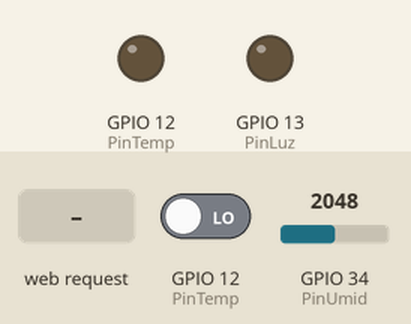
The program below on a simulated ESP32. On the bench: output pins drawn as LEDs (lit = HIGH). The inputs (shaded band) are chosen by the test bench; at power-on: GPIO 12 (PinTemp) LOW, GPIO 34 (PinUmid) = 2048. WiFi joins after 1.5 s; servers stay silent unless stated; what the program prints to the serial monitor is not drawn.

Above: at 2.7 s.
2.8 s: HTTP request GET /H received
At 3.3 s:
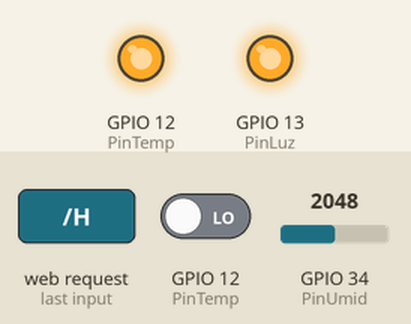
4.3 s: HTTP request GET /L received
At 5.5 s:
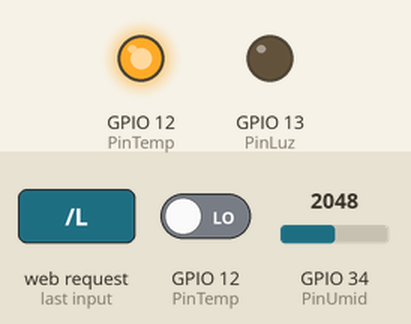
5.8 s: HTTP request GET /T received
At 6.9 s:
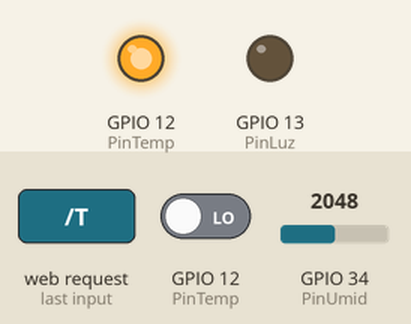
Timing chart, 0 to 8.8 s (numbered marks = the images above; inputs shaded):
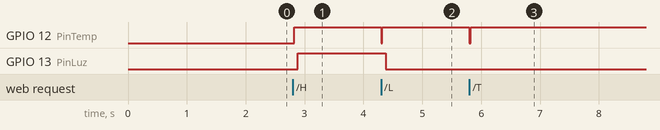

Measured:
- after the input at 2.8 s, GPIO 12 (PinTemp): LOW → HIGH at once; GPIO 13 (PinLuz): LOW → HIGH after 0.08 s
- after the input at 4.3 s, GPIO 12 (PinTemp): HIGH → LOW at once, → HIGH 0.02 s later; GPIO 13 (PinLuz): HIGH → LOW after 0.08 s
- after the input at 5.8 s, GPIO 12 (PinTemp): HIGH → LOW at once, → HIGH 0.02 s later

The program:

main.cpp
```cpp
#include <WiFi.h>
#include <dht.h>

dht DHT;

const char* ssid     = "Mete_O_Pe";
const char* password = "Rutra321";

int PinUmid  = 34;
int PinLuz   = 13;
int PinTemp  = 12;

int PinVent  = 11;
int PinBomba = 10;

WiFiServer server(80);

//Sensores
int catch_temp() {
  return DHT.temperature;
}

int catch_solo() {
  int umidade = analogRead(PinUmid);
  return map(umidade, 0, 4095, 0, 100); // Converte o valor para uma escala de 0 a 100%
}

//Ações
void ligarVent() {
  digitalWrite(PinVent, HIGH);
}

void desligarVent() {
  digitalWrite(PinVent, LOW);
}

void ligarBomba() {
  digitalWrite(PinBomba, HIGH);
  delay(800);
  digitalWrite(PinVent, LOW);
}

void ligarLuz() {
  digitalWrite(PinLuz, HIGH);
}

void desligarLuz() {
  digitalWrite(PinLuz, LOW);
}

void setup() {
  Serial.begin(115200);
  pinMode(PinLuz, OUTPUT);
  pinMode(PinUmid, INPUT);

  Serial.println();
  Serial.print("Conectando-se a ");
  Serial.println(ssid);
  WiFi.begin(ssid, password);

  while (WiFi.status() != WL_CONNECTED) {
    delay(500);
    Serial.print(".");
  }

  Serial.println("");
  Serial.println("WiFi conectada.");
  Serial.println("Endereço de IP: ");
  Serial.println(WiFi.localIP());

  server.begin();
}

void loop() {
  WiFiClient client = server.available();
  if (client) {
    Serial.println("New Client.");
    String currentLine = "";
    DHT.read11(PinTemp);
    int umidadeShow = catch_solo();
    int temperaturaShow = catch_temp();
    String html = "HTTP/1.1 200 OK\r\nContent-type:text/html\r\n\r\n";
    html += "<!DOCTYPE html><html><head><style>";
    html += "body { font-family: Arial, sans-serif; text-align: center; }";
    html += ".button { display: inline-block; padding: 10px 20px; margin: 10px; font-size: 16px; color: white; background-color: #4CAF50; text-decoration: none; border: none; border-radius: 5px; cursor: pointer; }";
    html += ".button:hover { background-color: #45a049; }";
    html += "</style></head><body>";
    html += "<a class=\"button\" href=\"/H\">Ligar a Luz</a><br>";
    html += "<a class=\"button\" href=\"/L\">Desligar a Luz</a><br>";
    html += "<a class=\"button\" href=\"/T\">Ligar Ventilador</a><br>";
    html += "<a class=\"button\" href=\"/E\">Desligar Ventilador</a><br>";
    html += "<a class=\"button\" href=\"/F\">Irrigar</a><br>";
    html += "<a class=\"button\" href=\"/\">Atualizar Dados....</a><br>";
    html += "TEMPERATURA: " + String(temperaturaShow) + "<br>UMIDADE DO SOLO EM " + String(umidadeShow) + "%<br>";
    html += "</body></html>";

    while (client.connected()) {
      if (client.available()) {
        char c = client.read();
        Serial.write(c);
        if (c == '\n') {
          if (currentLine.length() == 0) {
            client.print(html);
            client.println();
            break;
          } else {
            currentLine = "";
          }
        } else if (c != '\r') {
          currentLine += c;
        }

        // CREATE FUNCTIONS
        if (currentLine.endsWith("GET /H")) {
          ligarLuz();
        }
        if (currentLine.endsWith("GET /L")) {
          desligarLuz();
        }
        if (currentLine.endsWith("GET /T")) {
          ligarVent();
        }
        if (currentLine.endsWith("GET /E")) {
          desligarVent();
        }
        if (currentLine.endsWith("GET /F")) {
          ligarBomba();
        }
      }
    }
    client.stop();
    Serial.println("Client Disconnected.");
  }
}
```

dht.cpp
```cpp
//
//    FILE: dht22.cpp
// VERSION: 0.1.00
// PURPOSE: DHT22 Temperature & Humidity Sensor library for Arduino
//
// DATASHEET:
//
// HISTORY:
// 0.1.0 by Rob Tillaart (01/04/2011)
// inspired by DHT11 library
//

#include "dht.h"

#define TIMEOUT 10000

/////////////////////////////////////////////////////
//
// PUBLIC
//


// return values:
//  0 : OK
// -1 : checksum error
// -2 : timeout
int dht::read11(uint8_t pin)
{
	// READ VALUES
	int rv = read(pin);
	if (rv != 0) return rv;

	// CONVERT AND STORE
	humidity    = bits[0];  // bit[1] == 0;
	temperature = bits[2];  // bits[3] == 0;

	// TEST CHECKSUM
	uint8_t sum = bits[0] + bits[2]; // bits[1] && bits[3] both 0
	if (bits[4] != sum) return -1;

	return 0;
}

// return values:
//  0 : OK
// -1 : checksum error
// -2 : timeout
int dht::read22(uint8_t pin)
{
	// READ VALUES
	int rv = read(pin);
	if (rv != 0) return rv;

	// CONVERT AND STORE
	humidity    = word(bits[0], bits[1]) * 0.1;

	int sign = 1;
	if (bits[2] & 0x80) // negative temperature
	{
		bits[2] = bits[2] & 0x7F;
		sign = -1;
	}
	temperature = sign * word(bits[2], bits[3]) * 0.1;


	// TEST CHECKSUM
	uint8_t sum = bits[0] + bits[1] + bits[2] + bits[3];
	if (bits[4] != sum) return -1;

	return 0;
}

/////////////////////////////////////////////////////
//
// PRIVATE
//

// return values:
//  0 : OK
// -2 : timeout
int dht::read(uint8_t pin)
{
	// INIT BUFFERVAR TO RECEIVE DATA
	uint8_t cnt = 7;
	uint8_t idx = 0;

	// EMPTY BUFFER
	for (int i=0; i< 5; i++) bits[i] = 0;

	// REQUEST SAMPLE
	pinMode(pin, OUTPUT);
	digitalWrite(pin, LOW);
	delay(20);
	digitalWrite(pin, HIGH);
	delayMicroseconds(40);
	pinMode(pin, INPUT);

	// GET ACKNOWLEDGE or TIMEOUT
	unsigned int loopCnt = TIMEOUT;
	while(digitalRead(pin) == LOW)
		if (loopCnt-- == 0) return -2;

	loopCnt = TIMEOUT;
	while(digitalRead(pin) == HIGH)
		if (loopCnt-- == 0) return -2;

	// READ THE OUTPUT - 40 BITS => 5 BYTES
	for (int i=0; i<40; i++)
	{
		loopCnt = TIMEOUT;
		while(digitalRead(pin) == LOW)
			if (loopCnt-- == 0) return -2;

		unsigned long t = micros();

		loopCnt = TIMEOUT;
		while(digitalRead(pin) == HIGH)
			if (loopCnt-- == 0) return -2;

		if ((micros() - t) > 40) bits[idx] |= (1 << cnt);
		if (cnt == 0)   // next byte?
		{
			cnt = 7;
			idx++;
		}
		else cnt--;
	}

	return 0;
}
//
// END OF FILE
//
```

dht.h
```cpp
//
//    FILE: dht.h
// VERSION: 0.1.00
// PURPOSE: DHT Temperature & Humidity Sensor library for Arduino
//
//     URL: http://arduino.cc/playground/Main/DHTLib
//
// HISTORY:
// see dht.cpp file
//

#ifndef dht_h
#define dht_h

#if ARDUINO >= 100
 #include "Arduino.h"
#else
 #include "WProgram.h"
#endif

#define DHT_LIB_VERSION "0.1.00"

class dht
{
public:
	int read11(uint8_t pin);
    int read22(uint8_t pin);
	double humidity;
	double temperature;

private:
	uint8_t bits[5];  // buffer to receive data
	int read(uint8_t pin);
};
#endif
//
// END OF FILE
//
```
